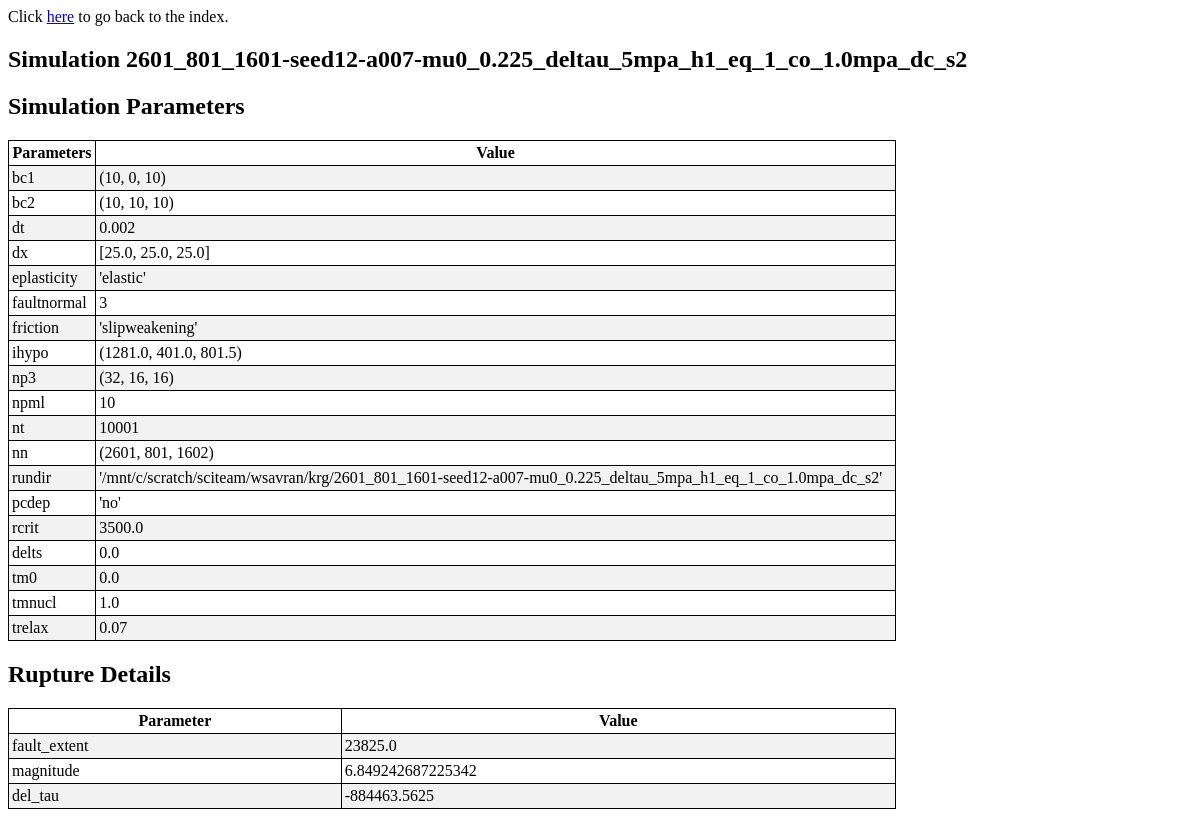
/models/2/, run on the app's committed database.
### visualize/models.py (models this page shows, shortened)
class Simulation( models.Model ):
    user = models.CharField(max_length=200, blank=True)
    name = models.CharField(max_length=200, default='', null=True, blank=True, unique=True)
    upload_date = models.DateTimeField('upload date', blank=True, null=True)
    comments = models.TextField(default='', blank=True)

class Parameters( models.Model ):
    bc1 = models.TextField()
    bc2 = models.TextField()
    delts = models.TextField()
    dt = models.TextField()
    dx = models.TextField()
    eplasticity = models.TextField()
    faultnormal = models.TextField()
    friction = models.TextField()
    ihypo = models.TextField()
    np3 = models.TextField()
    npml = models.TextField()
    nt = models.TextField()
    nn = models.TextField()
    rundir = models.TextField()
    pcdep = models.TextField(null=True, blank=True)
    rcrit = models.TextField(null=True, blank=True)
    delts = models.TextField(null=True, blank=True)
    tm0 = models.TextField(null=True, blank=True)
    tmnucl = models.TextField(null=True, blank=True)
    trelax = models.TextField(null=True, blank=True)
    simulation = models.OneToOneField( Simulation, on_delete=models.CASCADE,
                            primary_key = True )
    def get_fields(self):
        ignore = ['simulation']
        fields = [(field.name, field.value_to_string(self)) for field in Parameters._meta.fields if field.name not in ignore and field.value_to_string(self)]
        return fields

### visualize/views.py (the view)
# urls.py: url(r'^(?P<simulation_id>[0-9]+)/$', views.detail, name='detail'),
def detail(request, simulation_id):
    simulation = get_object_or_404(Simulation, pk=simulation_id)
    parameters = _get_or_none(Parameters, simulation=simulation)
    rupture = _get_or_none(Rupture_Parameters, simulation=simulation)
    one_point = _get_or_none(OnePoint, simulation=simulation)
    context = {'par': parameters, 'sim': simulation, 'rup': rupture, 'one_point': one_point}
    return render(request, 'visualize/detail.html', context)

### visualize/models.py (called while the page is built)
    def get_fields(self):
        ignore = ['simulation']
        fields = [(field.name, field.value_to_string(self)) for field in Rupture_Parameters._meta.fields if field.name not in ignore and field.value_to_string(self)]
        return fields

### visualize/views.py (called while the page is built)
def _get_or_none( model_class, **kwargs ):
    from django.core.exceptions import ObjectDoesNotExist
    try:
        query = model_class.objects.get( **kwargs )
    except ObjectDoesNotExist:
        query = None
    return query

### visualize/templates/visualize/detail.html (shortened to what this page needs)
<!DOCTYPE html>
<html>
<head>
{% load staticfiles %}
<link rel="stylesheet" type="text/css" href="{% static 'visualize/detail.css' %}" />
</head>
<body>
Click <a href="{% url 'visualize:index' %}">here</a> to go back to the index.
<h2>Simulation {{sim.name}} </h2>
{% if par %}
<h2>Simulation Parameters</h2>
<table>
<tr>
	<th>Parameters</th>
	<th>Value</th>
</tr>
{% for name, value in par.get_fields %}
<tr>
    <td>{{ name }}</td>
    <td>{{ value }}</td>
</tr>
{% endfor %}
</table>
{% endif %}
{% if rup %}
<h2>Rupture Details</h2>
<table>
<tr>
	<th>Parameter</th>
	<th>Value</th>
</tr>
{% for name, value in rup.get_fields %}
<tr>
	<td>{{ name }}</td>
	<td>{{ value }}</td>
</tr>
{% endfor %}
</table>
{% endif %}
</body>
</html>

### visualize/static/visualize/detail.css (style rules this page uses)
table { border-collapse: collapse; width: 75% }
table, th, td { border: 1px solid black; padding: 3px; }
tr:nth-child(even) { background-color: #f2f2f2; }

### data on the page
Simulation: name "2601_801_1601-seed12-a007-mu0_0.225_deltau_5mpa_h1_eq_1_co_1.0mpa_dc_s2"
Parameters: get_fields "(10, 0, 10)" "(10, 10, 10)" "0.002" "[25.0, 25.0, 25.0]" "'elastic'" "'slipweakening'" "(1281.0, 401.0, 801.5)" "(32, 16, 16)" "10" "10001" "(2601, 801, 1602)" "'/mnt/c/scratch/sciteam/wsavran/krg/2601_801_1601-seed12-a007-mu0_0.225_deltau_5mpa_h1_eq_1_co_1.0mpa_dc_s2'" "'no'" "3500.0" "0.0" "0.0" "1.0" "0.07"

### other printed values
{{ name }} "bc1" "bc2" "dt" "dx" "eplasticity" "faultnormal" "friction" "ihypo" "np3" "npml" "nt" "nn" "rundir" "pcdep" "rcrit" "delts" "tm0" "tmnucl" "trelax"
{{ value }} "3"
{{ name }} "fault_extent" "magnitude" "del_tau"
{{ value }} "23825.0" "6.849242687225342" "-884463.5625"
